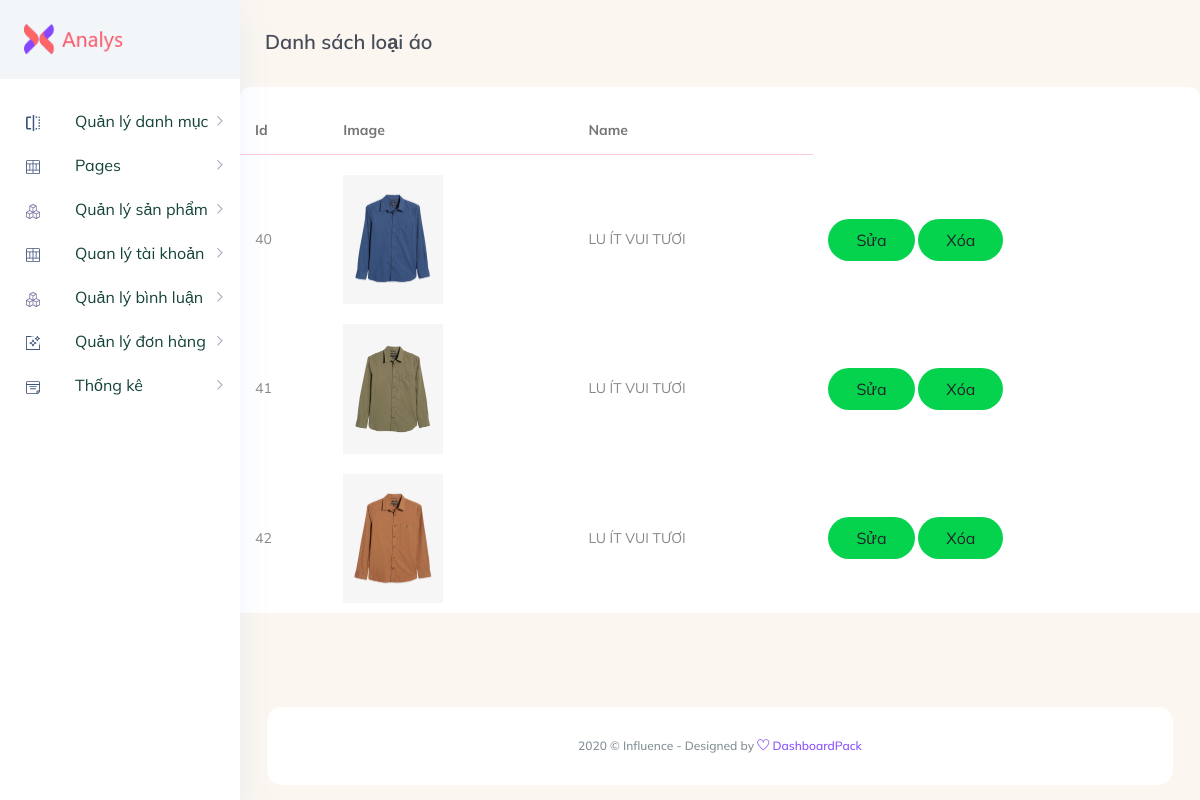
Screenshot of /TrangAdmin/Admin/index.php?act=listbanner with the database file from the repository.
### tables this page shows
CREATE TABLE `banners` (
  `id` int(11) NOT NULL,
  `img` varchar(255) NOT NULL,
  `name` varchar(255) NOT NULL
);

### model/pdo.php (called while the page is built, shortened)
<?php
function pdo_get_connection(){
    $servername = "localhost";
    $username = "root";
    $password = "";
    try {
        $conn = new PDO("mysql:host=$servername;dbname=webshirt", $username, $password);
        $conn->setAttribute(PDO::ATTR_ERRMODE, PDO::ERRMODE_EXCEPTION);
        return $conn;
    } catch(PDOException $e) {
        echo "Connection failed: " . $e->getMessage();
    }
}
function pdo_query($sql){
    $sql_args=array_slice(func_get_args(),1);
    try{
        $conn=pdo_get_connection();
        $stmt=$conn->prepare($sql);
        $stmt->execute($sql_args);
        $rows=$stmt->fetchAll();
        return $rows;
    }
    catch(PDOException $e){
        throw $e;
    }
    finally{
        unset($conn);
    }
}
?>

### model/banners.php (called while the page is built, shortened)
<?php
function loadall_banners()
{
    $sql = "SELECT * FROM banners ORDER BY id asc";
    $listbanner = pdo_query($sql);
    return $listbanner;
}

### TrangAdmin/Admin/banner/list.php (the view)
<section class="main_content dashboard_part large_header_bg">
    <div class="white_card_body">
        <div class="QA_section">
            <div class="white_box_tittle list_header mt_30 ml_25">
                <h4>Danh sách loại áo</h4>
            </div>
            <div class="QA_table mb_30">
                <table class="table lms_table_active ">
                    <thead>
                        <tr>
                            <th scope="col">id</th>
                            <th scope="col">Image</th>
                            <th scope="col">Name</th>
                        </tr>
                    </thead>
                    <tbody>
                        <?php
                        foreach ($listbanner as $banner) {
                            extract($banner);
                            $suabn = "index.php?act=suabn&id=" . $id;
                            $xoabn = "index.php?act=xoabn&id=" . $id;
                            $hinhpath = "../../upload/" .$img;
                            if (is_file($hinhpath)) {
                                $hinh = '<img width="100px" src="' . $hinhpath . '" alt="">';
                            } else {
                                $hinh = "NO IMAGE";
                            }
                            echo
                            ' <tr>
                                <td>' . $id . '</td>
                                <td>' . $hinh . '</td>
                                <td>' . $name . '</td>
                                <td><a href="' . $suabn . '" class="status_btn"><input type="button" class="btn" value="Sửa"></a>
                                 <a href="' . $xoabn . '" class="status_btn"><input type="button" class="btn" value="Xóa"></a></td>
                            </tr>';
                        }
                        ?>
                    </tbody>
                </table>
            </div>
        </div>
    </div>

### rows the page displays
banners: id "40", img (picture), name "LU ÍT VUI TƯƠI"
banners: id "41", img (picture), name "LU ÍT VUI TƯƠI"
banners: id "42", img (picture), name "LU ÍT VUI TƯƠI"
